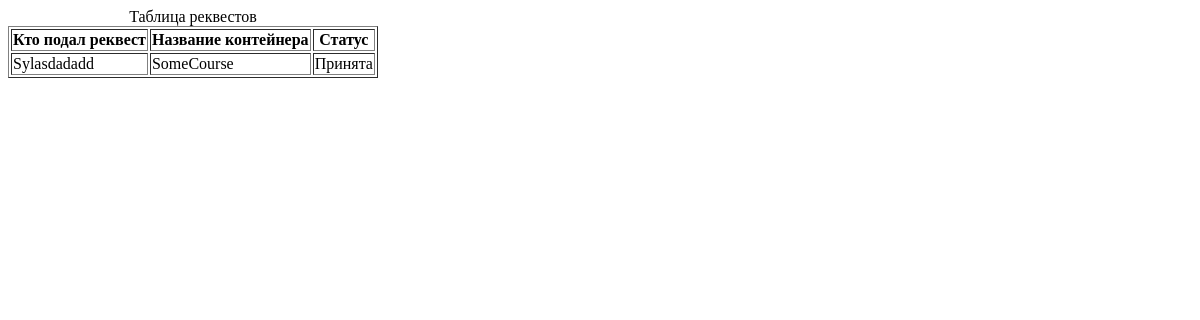
The app's page /distribution/my_profile/20/cooperator/Course/print_requests (signed in), older data.
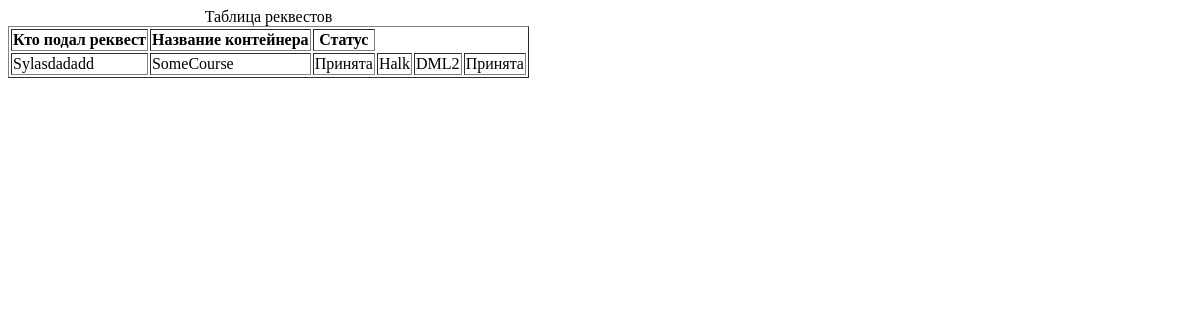
The same page, newer data.
### choose_distrib/models.py (models this page shows)
class Request(models.Model):
    student = models.ForeignKey(User, on_delete=models.CASCADE)
    container = models.ForeignKey(Container, on_delete=models.CASCADE)
    STATUS = (
        (0, 'SENDED'),
        (1, 'ACCEPTED'),
        (2, 'DECLINED'),
    )
    status = models.IntegerField(
        default=0,
        validators=[MaxValueValidator(2), MinValueValidator(0)],
        choices=STATUS
    )
    REQUESTTYPE = (
        ('Laboratory', 'laboratory'),
        ('Course', 'course'),
        ('Practice', 'practice'),
        ('ScienceHead', 'science_director')
    )
    request_type = models.CharField(max_length=20, choices=REQUESTTYPE)
    send_date = models.DateTimeField(auto_now_add=True)
    change_date = models.DateField(auto_now=True)

class Container(models.Model):
    container_name = models.CharField(max_length=100, verbose_name='Название')
    container_director = models.ManyToManyField(User)
    container_capacity = models.IntegerField(
        default=0,
        validators=[MaxValueValidator(300), MinValueValidator(0)]
    )
    CONTAINERCHOISE = (
        ('Laboratory', 'laboratory'),
        ('Course', 'course'),
        ('Practice', 'practice'),
        ('ScienceHead', 'science_director')
    )
    container_type = models.CharField(max_length=20, choices=CONTAINERCHOISE)
    def __str__(self):
        return self.container_name

### choose_distrib/views.py (the view)
# urls.py: url(r'^(?P<request_type>[A-z]+)/(?P<action_type>[A-z]+)$', views.coop_form, name='cooperator')]))
def coop_form(request, user_id, request_type, action_type):
    context = {}
    requests = []
    try:
        requests.append(list(Request.objects.filter(request_type=request_type)))
        context = {
            'user_id': user_id,
            "requests": requests,
        }
    except:
        messages.add_message(request, messages.INFO, 'Список заявок пуст')
    context.update(base_context(request))
    if action_type == 'view_requests':
        return render(request, 'accounts/parts/requests_table_without_buttons.html', context)
    if action_type == 'print_requests':
        return render(request, 'accounts/parts/print_template.html', context)

### userroles/utils.py (called while the page is built)
def get_entity_from_db(user, name):
    model = None
    try :
        model=getattr(module, name).objects.get(user=user)
        if model is not None:
            return model
    except:
        return None

### userroles/views.py (called while the page is built)
@login_required(login_url='/accounts/login')
def base_context(request):
    user = request.user
    is_student = get_entity_from_db(user, 'Student')
    is_cooperator = get_entity_from_db(user, 'Cooperator')
    is_professor = get_entity_from_db(user, 'Professor')
    is_sci_director = get_entity_from_db(user, 'ScientificDirector')
    context = {
        "user_id": user.id,
        "user_surname": user.last_name,
        "user_name": user.first_name,
        "user_email": user.email,
        "user_username": user.username,
        "is_student": is_student,
        "is_professor": is_professor,
        "is_cooperator": is_cooperator,
        "is_sci_director": is_sci_director
    }
    return context

### userroles/templates/accounts/parts/print_template.html
<table border="1">
  <caption>Таблица реквестов</caption>
  <tr>
    <th>Кто подал реквест</th>
    <th>Название контейнера</th>
    <th>Статус</th>
  </tr>
  <tr>
  {% for list in requests %}
        {% for req in list %}
        <td> {{ req.student }} </td>
        <td> {{ req.container }} </td>
        <td> {% if req.status == 0 %}
                    Рассматривается
                {% elif req.status == 1 %}
                    Принята
                {% elif req.status == 2 %}
                    Отклонена
                {% endif %}
        </td>
        {% endfor %}
  {% endfor %}
</table>

Row changes from the older to the newer data that the page shows:
added Request: student "Halk", container "DML2", status "Принята"
